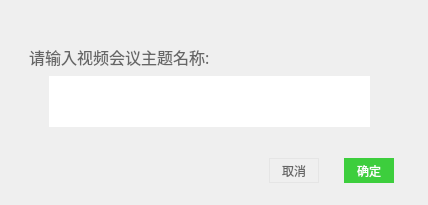
<?xml version="1.0" encoding="UTF-8"?>
<ui version="4.0">
 <class>VideoRoomDialog</class>
 <widget class="QWidget" name="VideoRoomDialog">
  <property name="geometry">
   <rect>
    <x>0</x>
    <y>0</y>
    <width>428</width>
    <height>205</height>
   </rect>
  </property>
  <property name="maximumSize">
   <size>
    <width>16777215</width>
    <height>468</height>
   </size>
  </property>
  <property name="windowTitle">
   <string>VideoRoomDialog</string>
  </property>
  <property name="styleSheet">
   <string notr="true">QWidget{
    font-family:微软雅黑;
}

QTextEdit#textEdit{
    border:1px solid #FFFFFF;
}

QLabel{
    color:#666666;
}
QPushButton#ok{
	 border-radius: 0px;
    color:#FFFFFF;
    background-color:#3DCE3D;
}
QPushButton#ok:disabled{
    background-color:#9DE69D;
}
QPushButton#ok:hover{
    background-color:#38C738;
}
QPushButton#ok:pressed{
    background-color:#2FB82F;
}

QPushButton#cancel{
    color:#666666;
    border:1px solid #E5E5E5;
}
QPushButton#cancel:hover{
    background-color:#f5f5f5;
}
QPushButton#cancel:pressed,#edit:pressed{
    background-color:#EBEBEB;
}</string>
  </property>
  <layout class="QVBoxLayout" name="verticalLayout_2">
   <property name="spacing">
    <number>0</number>
   </property>
   <property name="leftMargin">
    <number>0</number>
   </property>
   <property name="topMargin">
    <number>0</number>
   </property>
   <property name="rightMargin">
    <number>0</number>
   </property>
   <property name="bottomMargin">
    <number>0</number>
   </property>
   <item>
    <widget class="QWidget" name="shadowbg" native="true">
     <layout class="QVBoxLayout" name="verticalLayout">
      <property name="spacing">
       <number>0</number>
      </property>
      <property name="leftMargin">
       <number>8</number>
      </property>
      <property name="topMargin">
       <number>8</number>
      </property>
      <property name="rightMargin">
       <number>8</number>
      </property>
      <property name="bottomMargin">
       <number>8</number>
      </property>
      <item>
       <widget class="QWidget" name="shadowinnerbg" native="true">
        <property name="minimumSize">
         <size>
          <width>0</width>
          <height>0</height>
         </size>
        </property>
        <property name="maximumSize">
         <size>
          <width>16777215</width>
          <height>16777215</height>
         </size>
        </property>
        <layout class="QVBoxLayout" name="verticalLayout_3">
         <property name="spacing">
          <number>0</number>
         </property>
         <property name="leftMargin">
          <number>1</number>
         </property>
         <property name="topMargin">
          <number>1</number>
         </property>
         <property name="rightMargin">
          <number>1</number>
         </property>
         <property name="bottomMargin">
          <number>1</number>
         </property>
         <item>
          <widget class="TitlebarWidget" name="Title_bar" native="true">
           <property name="minimumSize">
            <size>
             <width>0</width>
             <height>27</height>
            </size>
           </property>
           <property name="maximumSize">
            <size>
             <width>16777215</width>
             <height>27</height>
            </size>
           </property>
          </widget>
         </item>
         <item>
          <widget class="QWidget" name="widget_content" native="true">
           <property name="minimumSize">
            <size>
             <width>0</width>
             <height>100</height>
            </size>
           </property>
           <property name="maximumSize">
            <size>
             <width>16777215</width>
             <height>100</height>
            </size>
           </property>
           <widget class="QLabel" name="label">
            <property name="geometry">
             <rect>
              <x>20</x>
              <y>10</y>
              <width>191</width>
              <height>21</height>
             </rect>
            </property>
            <property name="font">
             <font>
              <family>微软雅黑</family>
              <pointsize>12</pointsize>
             </font>
            </property>
            <property name="text">
             <string>请输入视频会议主题名称:</string>
            </property>
           </widget>
           <widget class="QTextEdit" name="textEdit">
            <property name="geometry">
             <rect>
              <x>40</x>
              <y>40</y>
              <width>321</width>
              <height>51</height>
             </rect>
            </property>
           </widget>
          </widget>
         </item>
         <item>
          <widget class="QWidget" name="widget_4" native="true">
           <property name="minimumSize">
            <size>
             <width>1</width>
             <height>60</height>
            </size>
           </property>
           <property name="maximumSize">
            <size>
             <width>16777215</width>
             <height>60</height>
            </size>
           </property>
           <layout class="QHBoxLayout" name="horizontalLayout">
            <property name="spacing">
             <number>25</number>
            </property>
            <property name="leftMargin">
             <number>0</number>
            </property>
            <property name="topMargin">
             <number>10</number>
            </property>
            <property name="rightMargin">
             <number>25</number>
            </property>
            <property name="bottomMargin">
             <number>0</number>
            </property>
            <item>
             <spacer name="horizontalSpacer">
              <property name="orientation">
               <enum>Qt::Horizontal</enum>
              </property>
              <property name="sizeHint" stdset="0">
               <size>
                <width>232</width>
                <height>20</height>
               </size>
              </property>
             </spacer>
            </item>
            <item>
             <widget class="QPushButton" name="cancel">
              <property name="minimumSize">
               <size>
                <width>50</width>
                <height>25</height>
               </size>
              </property>
              <property name="maximumSize">
               <size>
                <width>50</width>
                <height>25</height>
               </size>
              </property>
              <property name="text">
               <string>取消</string>
              </property>
              <property name="flat">
               <bool>true</bool>
              </property>
             </widget>
            </item>
            <item>
             <widget class="QPushButton" name="ok">
              <property name="minimumSize">
               <size>
                <width>50</width>
                <height>25</height>
               </size>
              </property>
              <property name="maximumSize">
               <size>
                <width>50</width>
                <height>25</height>
               </size>
              </property>
              <property name="text">
               <string>确定</string>
              </property>
              <property name="flat">
               <bool>true</bool>
              </property>
             </widget>
            </item>
           </layout>
          </widget>
         </item>
        </layout>
       </widget>
      </item>
     </layout>
    </widget>
   </item>
  </layout>
 </widget>
 <layoutdefault spacing="6" margin="11"/>
 <customwidgets>
  <customwidget>
   <class>TitlebarWidget</class>
   <extends>QWidget</extends>
   <header>TitlebarWidget.h</header>
   <container>1</container>
  </customwidget>
 </customwidgets>
 <resources/>
 <connections/>
</ui>
